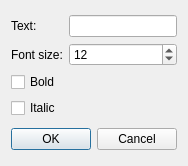
<?xml version="1.0" encoding="UTF-8"?>
<ui version="4.0">
 <class>vsrtl::LabelEditDialog</class>
 <widget class="QDialog" name="vsrtl::LabelEditDialog">
  <property name="geometry">
   <rect>
    <x>0</x>
    <y>0</y>
    <width>184</width>
    <height>166</height>
   </rect>
  </property>
  <property name="windowTitle">
   <string>Dialog</string>
  </property>
  <layout class="QGridLayout" name="gridLayout_2">
   <item row="0" column="0">
    <layout class="QGridLayout" name="gridLayout">
     <item row="1" column="0">
      <widget class="QLabel" name="label_2">
       <property name="text">
        <string>Font size:</string>
       </property>
      </widget>
     </item>
     <item row="0" column="1">
      <widget class="QLineEdit" name="text"/>
     </item>
     <item row="2" column="0">
      <widget class="QCheckBox" name="bold">
       <property name="text">
        <string>Bold</string>
       </property>
      </widget>
     </item>
     <item row="1" column="1">
      <widget class="QSpinBox" name="size">
       <property name="minimum">
        <number>6</number>
       </property>
       <property name="maximum">
        <number>40</number>
       </property>
       <property name="value">
        <number>12</number>
       </property>
      </widget>
     </item>
     <item row="0" column="0">
      <widget class="QLabel" name="label">
       <property name="text">
        <string>Text:</string>
       </property>
      </widget>
     </item>
     <item row="3" column="0">
      <widget class="QCheckBox" name="italic">
       <property name="text">
        <string>Italic</string>
       </property>
      </widget>
     </item>
    </layout>
   </item>
   <item row="1" column="0">
    <widget class="QDialogButtonBox" name="buttonBox">
     <property name="orientation">
      <enum>Qt::Horizontal</enum>
     </property>
     <property name="standardButtons">
      <set>QDialogButtonBox::Cancel|QDialogButtonBox::Ok</set>
     </property>
    </widget>
   </item>
  </layout>
 </widget>
 <resources/>
 <connections>
  <connection>
   <sender>buttonBox</sender>
   <signal>accepted()</signal>
   <receiver>vsrtl::LabelEditDialog</receiver>
   <slot>accept()</slot>
   <hints>
    <hint type="sourcelabel">
     <x>248</x>
     <y>254</y>
    </hint>
    <hint type="destinationlabel">
     <x>157</x>
     <y>274</y>
    </hint>
   </hints>
  </connection>
  <connection>
   <sender>buttonBox</sender>
   <signal>rejected()</signal>
   <receiver>vsrtl::LabelEditDialog</receiver>
   <slot>reject()</slot>
   <hints>
    <hint type="sourcelabel">
     <x>316</x>
     <y>260</y>
    </hint>
    <hint type="destinationlabel">
     <x>286</x>
     <y>274</y>
    </hint>
   </hints>
  </connection>
 </connections>
</ui>
